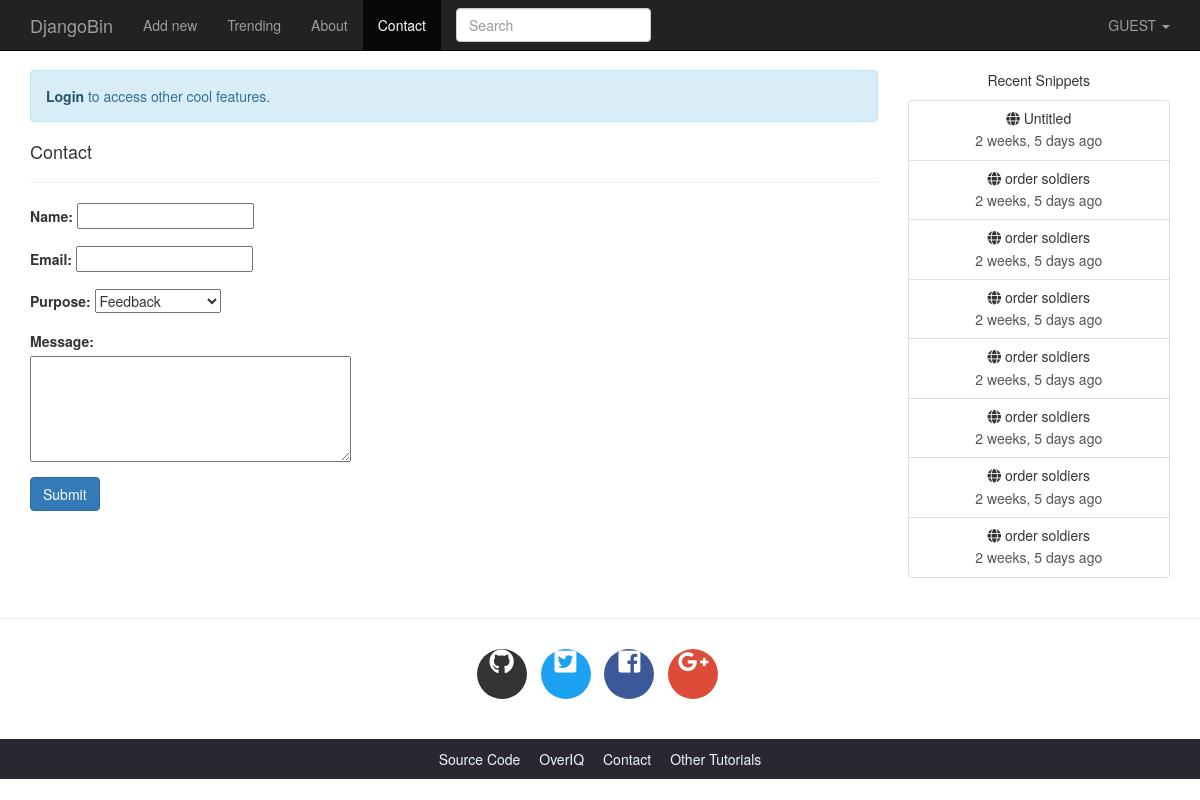
Page /contact/ on the committed database.
### djangobin/models.py (models this page shows, shortened)
class Snippet(models.Model):
    title=models.CharField(max_length=100, blank=True)
    original_code=models.TextField()
    highlighted_code=models.TextField(help_text='Contains syntax highlighted code - Read only')
    expiration=models.CharField(max_length=10, choices=Pref.expiration_choices)
    exposure=models.CharField(max_length=10, choices=Pref.exposure_choices)
    hits=models.IntegerField(default=0, help_text='Read only field. Will be updated after every visit to snippet.')
    slug=models.SlugField(help_text='Read only field. Will be filled automatically.')
    created_on=models.DateTimeField(auto_now_add=True)
    language=models.ForeignKey(Language, on_delete=models.CASCADE)
    user=models.ForeignKey(User, on_delete=models.CASCADE)
    tags=models.ManyToManyField('Tag', blank=True)
    def get_absolute_url(self):
        return reverse('djangobin:snippet_detail', args=[self.slug])
    class Meta:
        ordering=['-created_on']

### djangobin/views.py (the view)
# urls.py: url('^contact/$', views.contact, name='contact'),
def contact(request):
    if request.method=='POST':
        f=ContactForm(request.POST)
        if f.is_valid():
            name=f.cleaned_data['name']
            subject="You have a new feedback from {}:<{}>".format(name, f.cleaned_data['email'])
            message="Purpose: {}\n\nDate: {}\n\nMessage:\n\n {}".format(
                dict(f.purpose_choices).get(f.cleaned_data['purpose']),
                datetime.datetime.now(),
                f.cleaned_data['message']
            )
            mail_admins(subject, message)
            messages.add_message(request, messages.INFO, 'Thanks for submitting your feedback')
            return redirect('djangobin:contact')
    else:
        f=ContactForm()
    return render(request, 'djangobin/contact.html', {'form':f})

### djangobin/forms.py
class ContactForm(forms.Form):
    BUG='b'
    FEEDBACK='fb'
    NEW_FEATURE='nf'
    OTHER='o'
    purpose_choices=(
        (FEEDBACK, 'Feedback'),
        (NEW_FEATURE, 'Feature Request'),
        (BUG, 'Bug'),
        (OTHER, 'Other'),
    )
    name=forms.CharField()
    email=forms.EmailField()
    purpose=forms.ChoiceField(choices=purpose_choices)
    message=forms.CharField(widget=forms.Textarea(attrs={'cols':40, 'rows':5}))

### djangobin/context_processors.py (called while the page is built)
def recent_snippets(request):
    return dict(recent_snippets=Snippet.objects.filter(exposure='public').order_by('-id')[:8])

### djangobin/templates/djangobin/contact.html (shortened to what this page needs)
{% extends 'djangobin/base.html' %}
{% block main %}
    <h4>Contact</h4>
    <hr>
    <form method="post">
        <div class="form-group row">
            <div class="col-lg-5">
                {{ form.name.label_tag }}
                {{ form.name }}
            </div>
        </div>
        <div class="form-group row">
            <div class="col-lg-5">
                {{ form.email.label_tag }}
                {{ form.email }}
            </div>
        </div>
        <div class="form-group row">
            <div class="col-lg-5">
                {{ form.purpose.label_tag }}
                {{ form.purpose }}
            </div>
        </div>
        <div class="form-group row">
            <div class="col-lg-5">
                {{ form.message.label_tag }}
                {{ form.message }}
            </div>
        </div>
    <button type="submit" class="btn btn-primary">Submit</button>
    </form>
{% endblock %}

### djangobin/templates/djangobin/base.html (shortened to what this page needs)
<html lang="en">
<head>
    {% load static %}
    {% load humanize %}
    <link rel="stylesheet" href="{% static 'djangobin/css/bootstrap.min.css' %}" >
    <link rel="stylesheet" href="{% static 'djangobin/css/bootstrap-select.min.css' %}" >
    <link href="https://use.fontawesome.com/releases/v5.0.7/css/all.css" rel="stylesheet">
    <link rel="stylesheet" href="{% static 'djangobin/css/main.css' %}">
    <link rel="stylesheet" href="{% static 'djangobin/css/default.css' %}">
</head>
<body>
<nav class="navbar navbar-default navbar-inverse navbar-fixed-top">
    <div class="container">
        <div class="navbar-header">
            <a class="navbar-brand" href="{% url 'djangobin:index' %}">DjangoBin</a>
        </div>
        <div class="collapse navbar-collapse" id="bs-example-navbar-collapse-1">
            <ul class="nav navbar-nav">
                <li {% if request.path == '/' %}class='active'{% endif %} >
                    <a href="{% url 'djangobin:index' %}">Add new</a>
                </li>
                <li {% if request.path == '/trending/' %}class='active'{% endif %}>
                    <a href="{% url 'djangobin:trending_snippets' %}">Trending<span class="sr-only">(current)</span></a>
                </li>
                <li {% if request.path == '/about/' %}class='active'{% endif %}>
                    <a href="">About</a>
                </li>
                <li {% if request.path == '/contact/' %}class='active'{% endif %}>
                    <a href="{% url 'djangobin:contact' %}">Contact</a>
                </li>
            </ul>
            <form action="" class="navbar-form navbar-left" method="get">
                <div class="form-group">
                    <input type="text" name="query" class="form-control" placeholder="Search" value="">
                </div>
            </form>
            <ul class="nav navbar-nav navbar-right">
                <li class="dropdown">
                    <a href="#" class="dropdown-toggle" data-toggle="dropdown" role="button"
                       aria-haspopup="true" aria-expanded="false">
                        {% if request.user.is_authenticated %}
                            {{ request.user.username|upper }}
                        {% else %}
                            GUEST
                        {% endif %}
                        <span class="caret"></span>
                    </a>
                </li>
            </ul>
        </div>
    </div>
</nav>
<div class="container">
    <div class="row">
        <div class="col-lg-9 col-md-9">
            {% if not request.user.is_authenticated and not request.path == '/login/'  %}
                <p class="alert alert-info">
                    <a href="{% url 'djangobin:login' %}?next={{ request.path }}" class="alert-link">Login</a> to access other cool features.
                </p>
            {% endif %}
            {% block main %}{% endblock %}
        </div>
        <div class="col-lg-3 col-md-3 text-center hidden-sm hidden-xs">
            <p>Recent Snippets</p>
            <div class="list-group">
                {% for recent_snippet in recent_snippets %}
                <a href="{{ recent_snippet.get_absolute_url }}" class="list-group-item">
                    <h5 class="list-group-item-heading"><span class="fas fa-globe">
                    </span> {{ recent_snippet.title }}</h5>
                    <p class="list-group-item-text">{{ recent_snippet.created_on|naturaltime }}</p>
                </a>
                {% endfor %}
            </div>
        </div>
    </div>
</div>
<hr>
<footer>
    <div class="social-icons">
        <div class="container text-center">
            <ul class="list-inline">
                <li class="list-inline-item social-github">
                    <a href="https://github.com/">
                        <i class="fab fa-github"></i>
                    </a>
                </li>
                <li class="list-inline-item social-twitter">
                    <a href="https://twitter.com/">
                        <i class="fab fa-twitter-square"></i>
                    </a>
                </li>
                <li class="list-inline-item social-facebook">
                    <a href="https://www.facebook.com/">
                        <i class="fab fa-facebook-square"></i>
                    </a>
                </li>
                <li class="list-inline-item social-google-plus">
                    <a href="https://plus.google.com/">
                        <i class="fab fa-google-plus-g"></i>
                    </a>
                </li>
            </ul>
        </div>
    </div>
    <div class="main-footer">
        <div class="container text-center">
            <ul>
                <li><a href="#">Source Code</a></li>
                <li><a href="#">OverIQ</a></li>
                <li><a href="#">Contact</a></li>
                <li><a href="#">Other Tutorials</a></li>
            </ul>
        </div>
    </div>
</footer>
</body>
</html>

### djangobin/static/djangobin/css/main.css (style rules this page uses)
body { padding-top: 70px; }
.social-icons { margin: 30px 0; }
footer .social-icons ul.list-inline li a { display: block; width: 50px; height: 50px; color: #fff; border-radius: 100%; font-size: 25px; line-height: 50px; }
footer .social-icons ul.list-inline li.social-github a { background-color: #333; transition: all .2s ease-in-out; }
footer .social-icons ul.list-inline li.social-twitter a { background-color: #1da1f2; transition: all .2s ease-in-out; }
footer .social-icons ul.list-inline li.social-facebook a { background-color: #3b5998; transition: all .2s ease-in-out; }
footer .social-icons ul.list-inline li.social-google-plus a { background-color: #dd4b39; transition: all .2s ease-in-out; }
.main-footer { background-color: #2a2730; }
.main-footer ul { margin-top: 10px; padding-left: 0; }
.main-footer li { display: inline; }
.main-footer li a { color: aliceblue; }
.main-footer li+ li { margin-left: 15px; }

### rows in the picture
Snippet: title "Untitled", created_on "2 weeks, 5 days ago"
Snippet: title "order soldiers", created_on "2 weeks, 5 days ago"
Snippet: title "order soldiers", created_on "2 weeks, 5 days ago"
Snippet: title "order soldiers", created_on "2 weeks, 5 days ago"
Snippet: title "order soldiers", created_on "2 weeks, 5 days ago"
Snippet: title "order soldiers", created_on "2 weeks, 5 days ago"
Snippet: title "order soldiers", created_on "2 weeks, 5 days ago"
Snippet: title "order soldiers", created_on "2 weeks, 5 days ago"
